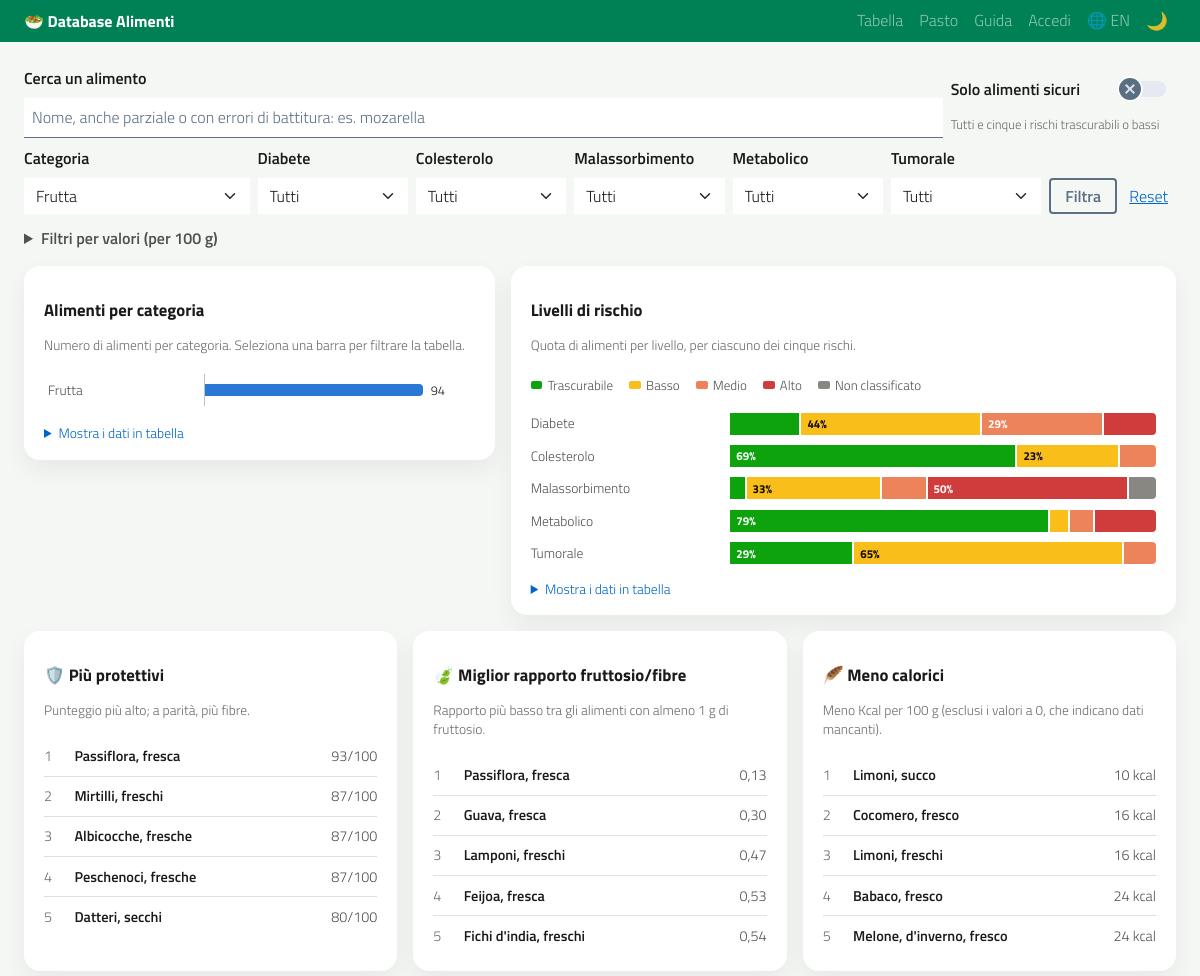
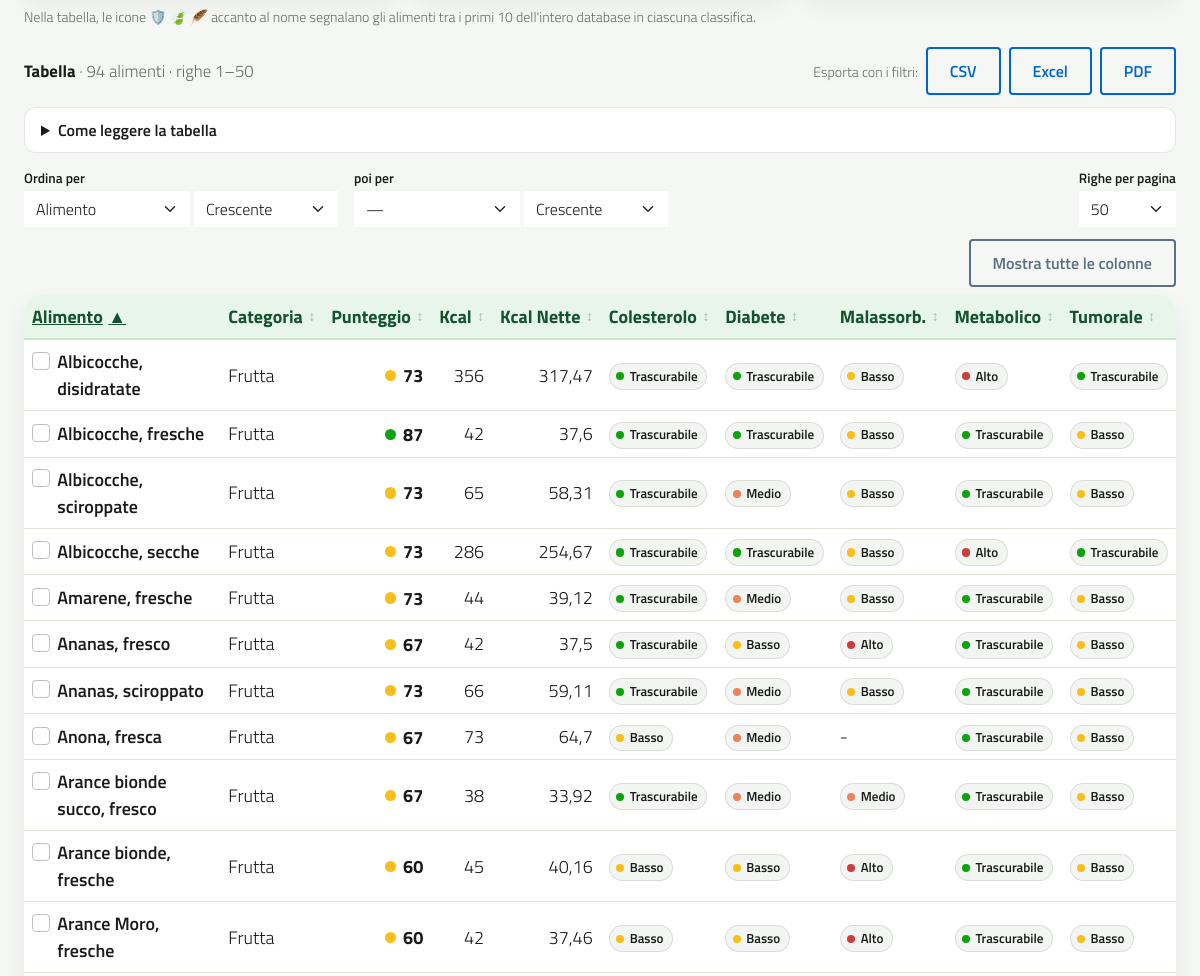
Before: /?categoria=Frutta (upper part) with the older database file (2 pictures, top to bottom).
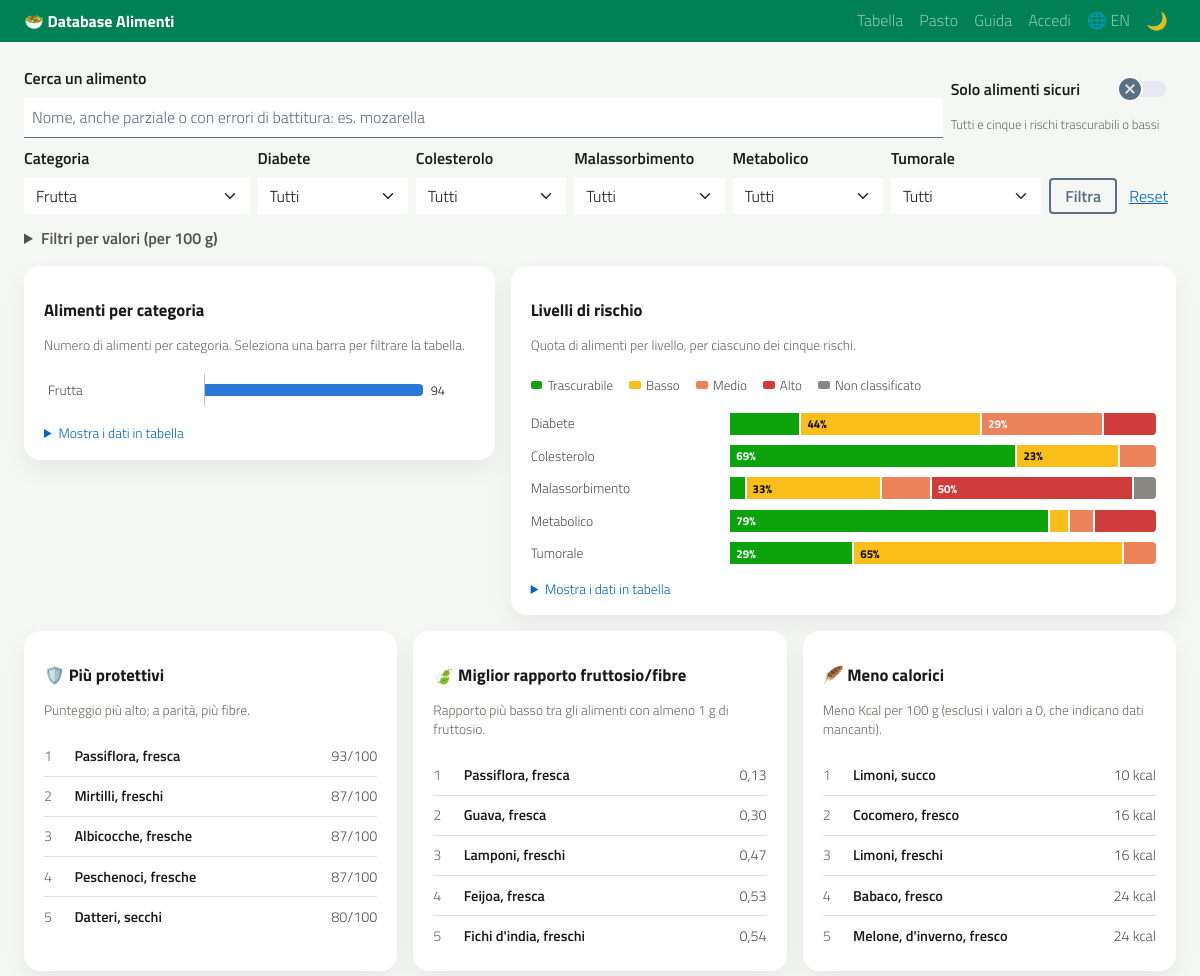
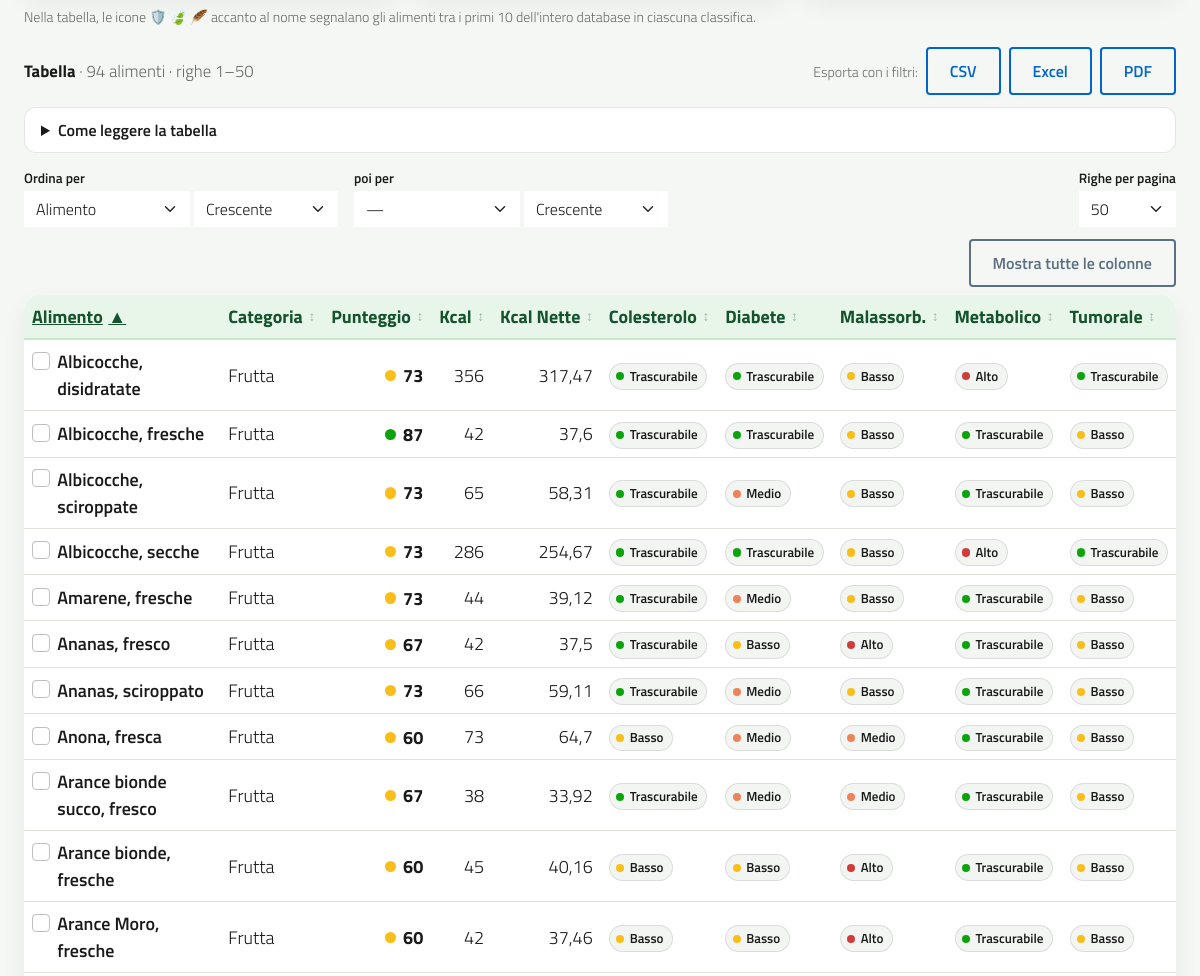
After: the same page with the newer database file (2 pictures, top to bottom).
### tables this page shows
CREATE TABLE alimenti (
            id INTEGER PRIMARY KEY AUTOINCREMENT,
            alimento TEXT NOT NULL,
            categoria TEXT,

            kcal REAL DEFAULT 0,
            tef_kcal REAL DEFAULT 0,
            tef_percent REAL DEFAULT 0,
            kcal_nette REAL DEFAULT 0,

            fruttosio REAL DEFAULT 0,
            fibre REAL DEFAULT 0,
            rapporto REAL DEFAULT 0,

            rischio_malassorbimento TEXT,
            rischio_metabolico TEXT,
            rischio_tumorale TEXT,

            aggiornato_il TEXT
        , proteine REAL DEFAULT 0, carboidrati REAL DEFAULT 0, grassi REAL DEFAULT 0, url_fonte TEXT, note TEXT, rischio_diabete TEXT, rischio_colesterolo TEXT, zuccheri REAL, grassi_saturi REAL, colesterolo REAL, vitamina_a REAL, vitamina_c REAL, vitamina_d REAL, vitamina_e REAL, vitamina_b12 REAL, folati REAL, calcio REAL, ferro REAL, magnesio REAL, potassio REAL, sodio REAL, zinco REAL, indice_glicemico REAL, nova INTEGER, fodmap_fruttani TEXT, fodmap_gos TEXT, fodmap_lattosio TEXT, fodmap_fruttosio TEXT, fodmap_polioli TEXT, fonte_nutrienti TEXT, fdc_id INTEGER, codice_crea TEXT, codice_barre TEXT, porzione REAL, glucosio REAL, lattosio REAL, alcol REAL, campi_usda TEXT, codice_cofid TEXT, campi_cofid TEXT, campi_ricetta TEXT, ingredienti TEXT);

### web/pagine.py (the view)
@bp.route("/")
def index() -> ResponseReturnValue:
    filtri, sort, direction = leggi_filtri()
    criteri = archivio.ordinamenti(sort.split(","), direction.split(","), bool(filtri["q"]))
    per_pagina = ricerca.leggi_per_pagina(request.args.get("per_pagina"))
    g.parametri_tabella = parametri_vista(filtri, sort, direction, per_pagina)
    if len(request.args.getlist("sort")) > 1 or len(request.args.getlist("dir")) > 1:
        return redirect(url_tabella(pagina=request.args.get("pagina")))
    alimenti = get_alimenti(filtri, sort, direction)
    filtri_attivi = any(filtri.values())
    tutti = get_alimenti() if filtri_attivi else alimenti
    medaglie = analisi.medaglie_per_alimento(tutti)
    paginazione = ricerca.pagina(len(alimenti), ricerca.leggi_pagina(request.args.get("pagina")), per_pagina)
    righe = alimenti[paginazione["inizio"]:paginazione["fine"]]
    for a in righe:
        a["medaglie"] = medaglie.get(a["id"], [])
        a["_rischi"] = "|".join(a.get(campo) or "" for campo in analisi.CAMPI_RISCHIO)
        a["_valori"] = "|".join(
            "" if a.get(campo) is None else repr(float(a[campo])) for campo in archivio.CAMPI_NUMERICI_ORDINABILI
        )
    distribuzione_rischi = analisi.distribuzione_rischi(alimenti)
    opzioni = archivio.get_filter_options()
    intervalli = {
        campo: (filtri[f"{campo}_min"], filtri[f"{campo}_max"])
        for campo in archivio.CAMPI_INTERVALLO
    }
    return render_template(
        "index.html",
        alimenti=righe,
        visualizzati=len(alimenti),
        paginazione=paginazione,
        filtri=filtri,
        filtri_attivi=filtri_attivi,
        intervalli=intervalli,
        intervalli_attivi=sum(1 for coppia in intervalli.values() for valore in coppia if valore),
        campi_intervallo=archivio.CAMPI_INTERVALLO,
        grafico_categorie=analisi.distribuzione_categorie(alimenti),
        grafico_rischi=distribuzione_rischi,
        legenda_rischi=analisi.legenda_rischi(distribuzione_rischi),
        classifiche=[
            (medaglia, analisi.classifica(alimenti, medaglia, 5))
            for medaglia in analisi.MEDAGLIE
        ],
        posti_medaglia=analisi.POSTI_MEDAGLIA,
        parametri_export={
            **{campo: valore for campo, valore in filtri.items() if valore},
            "sort": sort,
            "dir": direction,
        },
        parametri_tabella=g.parametri_tabella,
        vista_dispositivo={
            "parametri": urlencode({k: v for k, v in g.parametri_tabella.items() if k != "per_pagina"}),
            "rischi": analisi.CAMPI_RISCHIO,
            "valori": archivio.CAMPI_NUMERICI_ORDINABILI,
            "intervalli": list(archivio.CAMPI_INTERVALLO),
            "ordinabili": list(archivio.SORT_EXPRESSIONS),
            "ordinamenti_max": archivio.ORDINAMENTI_MAX,
        },
        criteri=criteri,
        colonne=ordine_colonne(criteri),
        opzioni_ordine=[
            (campo, etichetta)
            for campo, etichetta in ETICHETTE_ORDINE.items()
            if campo != archivio.PERTINENZA or filtri["q"]
        ],
        ordinamenti_max=archivio.ORDINAMENTI_MAX,
        per_pagina_opzioni=ricerca.PER_PAGINA,
        tutti_valore=ricerca.TUTTI,
        confronto_max=CONFRONTO_MAX,
        category_options=opzioni["categoria"],
        diabete_options=opzioni["rischio_diabete"],
        colesterolo_options=opzioni["rischio_colesterolo"],
        malassorbimento_options=opzioni["rischio_malassorbimento"],
        metabolic_options=opzioni["rischio_metabolico"],
        tumorale_options=opzioni["rischio_tumorale"],
    )

### analisi.py (called while the page is built)
def livello(valore: object) -> Livello | None:
    chiave = str(valore or "").strip().lower()
    chiave = SINONIMI.get(chiave, chiave)
    livello_trovato = _PER_CHIAVE.get(chiave)
    if livello_trovato is None and chiave:
        livello_trovato = _PER_CHIAVE.get(_nomi_tradotti().get(chiave, ""))
    return livello_trovato

def stato(valore: object) -> str:
    liv = livello(valore)
    return liv["stato"] if liv else NON_CLASSIFICATO["stato"]

def calcola_punteggio(*valori: object) -> int | None:
    punti = [liv["punti"] for liv in map(livello, valori) if liv]
    if not punti:
        return None
    media = sum(punti) / len(punti)
    return round(100 * (1 - media / PUNTI_MAX))

def livello_punteggio(punteggio: float | None) -> Livello:
    if punteggio is None:
        return NON_CLASSIFICATO
    media = PUNTI_MAX * (1 - punteggio / 100)
    indice = min(int(math.floor(media + 0.5)), len(LIVELLI) - 1)
    return LIVELLI[indice]

def _rapporto_ff(a: Alimento) -> float | None:
    fibre = a.get("fibre") or 0
    return (a.get("fruttosio") or 0) / fibre if fibre > 0 else None

def _quota(n: float, totale: float) -> float:
    return n / totale * 100 if totale else 0.0

### templates/index.html (shortened to what the changed rows need)
{% extends "base.html" %}
{% block content %}
{% macro th_sortable(field, label, class='') %}
    {% set col = colonne[field] %}
    <th class="{{ class }}"{% if col.posizione == 1 %} aria-sort="{{ 'ascending' if col.direzione == 'asc' else 'descending' }}"{% endif %}>
        <a
            href="{{ col.url }}"
            data-url-aggiungi="{{ col.url_aggiungi }}"
            class="sort-link {{ 'sort-active' if col.posizione else '' }}"
        >
            {{ label }}
            {% if col.posizione %}
                <span>{{ '▲' if col.direzione == 'asc' else '▼' }}{% if criteri|length > 1 %}<sup class="sort-ordine">{{ col.posizione }}</sup>{% endif %}</span>
            {% else %}
                <span class="sort-idle">↕</span>
            {% endif %}
        </a>
    </th>
{% endmacro %}
{% macro risk_badge(value, tradotti={}) -%}
    {%- if value -%}
        <span class="badge-risk stato-{{ stato_rischio(value) }}">{{ tradotti.get(value) or value|traduci }}</span>
    {%- else -%}
        -
    {%- endif -%}
{%- endmacro %}
    {% set attivi = [] %}
    {% if filtri.q %}{% set _a = attivi.append((_('Ricerca: «%(testo)s»', testo=filtri.q), url_tabella(q=none))) %}{% endif %}
    {% if filtri.sicuri %}{% set _a = attivi.append((_('Solo alimenti sicuri'), url_tabella(sicuri=none))) %}{% endif %}
    {% for campo, etichetta in campi_intervallo.items() %}
        {% set da, a = intervalli[campo] %}
        {% if da or a %}
            {% set nome_campo = etichetta|traduci %}
            {% if da and a %}
                {% set testo = _('%(campo)s da %(da)s a %(a)s', campo=nome_campo, da=da|float|numero, a=a|float|numero) %}
            {% elif da %}
                {% set testo = _('%(campo)s da %(da)s', campo=nome_campo, da=da|float|numero) %}
            {% else %}
                {% set testo = _('%(campo)s fino a %(a)s', campo=nome_campo, a=a|float|numero) %}
            {% endif %}
            {% set _a = attivi.append((testo, url_tabella(**{campo ~ '_min': none, campo ~ '_max': none}))) %}
        {% endif %}
    {% endfor %}
{% if alimenti %}
<div class="row g-3 mb-3 align-items-start solo-online">
    <div class="col-lg-5">
        <section class="card grafico-card" aria-labelledby="titolo-categorie">
            <div class="card-body">
                <h2 class="grafico-titolo" id="titolo-categorie">{{ _('Alimenti per categoria') }}</h2>
            </div>
        </section>
    </div>
    <div class="col-lg-7">
        <section class="card grafico-card" aria-labelledby="titolo-rischi">
            <div class="card-body">
                <h2 class="grafico-titolo" id="titolo-rischi">{{ _('Livelli di rischio') }}</h2>
                <div class="impilate">
                    {% for r in grafico_rischi %}
                        {% set nome_rischio = r.etichetta|traduci %}
                        <div class="impilata-riga">
                            <span class="impilata-etichetta">{{ nome_rischio }}</span>
                            <div class="impilata">
                                {% for s in r.segmenti %}
                                    {% set nome_livello = s.etichetta|traduci %}
                                    {% set quanti = ngettext('%(num)d alimento', '%(num)d alimenti', s.n) %}
                                    <span
                                        class="segmento stato-{{ s.stato }}"
                                        style="--n: {{ s.n }}"
                                        tabindex="0"
                                        role="img"
                                        aria-label="{{ nome_rischio }}, {{ nome_livello }}: {{ quanti }}, {{ s.quota|percentuale }}"
                                        data-tooltip="{{ nome_rischio }} · {{ nome_livello }}"
                                        data-tooltip-stato="{{ s.stato }}"
                                        data-tooltip-valore="{{ quanti }} · {{ s.quota|percentuale }}"
                                    >{% if s.quota >= 18 %}{{ s.quota|percentuale(0) }}{% endif %}</span>
                                {% endfor %}
                            </div>
                        </div>
                    {% endfor %}
                </div>
            </div>
        </section>
    </div>
</div>
<div class="row g-3 mb-2 solo-online">
    {% for medaglia, voci in classifiche %}
        <div class="col-md-4">
            <section class="card grafico-card h-100" aria-labelledby="classifica-{{ medaglia.chiave }}">
                <div class="card-body">
                    <h2 class="grafico-titolo" id="classifica-{{ medaglia.chiave }}">
                        <span aria-hidden="true">{{ medaglia.icona }}</span> {{ medaglia.titolo|traduci }}
                    </h2>
                </div>
            </section>
        </div>
    {% endfor %}
</div>
{% endif %}
<div class="barra-export">
    <h2 class="grafico-titolo mb-0" id="titolo-tabella">
        {{ _('Tabella') }} <span class="text-muted fw-normal">· {{ ngettext('%(num)d alimento', '%(num)d alimenti', visualizzati) }}{% if paginazione.pagine > 1 %} · {{ _('righe %(da)d–%(a)d', da=paginazione.inizio + 1, a=paginazione.fine) }}{% endif %}</span>
    </h2>
</div>
                {% set significati = {
                    'trascurabile': _('nessun fattore rilevante'),
                    'basso': _('un fattore lieve'),
                    'medio': _('con moderazione'),
                    'alto': _('da limitare'),
                } %}
{% set T = {
    'kcal': _('Kcal'), 'tef_kcal': _('TEF (Kcal)'), 'tef_percent': _('TEF (%%)'),
    'kcal_nette': _('Kcal nette'), 'fruttosio': _('Fruttosio (g)'), 'fibre': _('Fibre (g)'),
    'rapporto': _('Rapporto F/F'), 'colesterolo': _('Colesterolo'), 'diabete': _('Diabete'),
    'malassorbimento': _('Malassorbimento'), 'metabolico': _('Metabolico'), 'tumorale': _('Tumorale'),
    'modifica': _('Modifica'), 'elimina': _('Elimina'), 'elimina_alimento': _('Elimina alimento'),
    'confronta': _('Seleziona per il confronto:'),
} %}
{% set LIVELLI_TRADOTTI = {} %}
{% set TITOLI_LIVELLO = {} %}
{% for liv in LIVELLI_RISCHIO %}
    {% set _aggiunto = LIVELLI_TRADOTTI.update({liv.etichetta: liv.etichetta|traduci}) %}
    {% set _aggiunto = TITOLI_LIVELLO.update({liv.etichetta: _('Livello medio: %(livello)s', livello=liv.etichetta|traduci)}) %}
{% endfor %}
{% set CATEGORIE_TRADOTTE = {} %}
<div class="card table-card">
    <div class="table-responsive">
        <table class="table table-hover align-middle mb-0 tabella-alimenti" aria-labelledby="titolo-tabella" data-vista='{{ vista_dispositivo|tojson }}'>
            <thead>
                <tr>
                    {{ th_sortable('alimento', _('Alimento')) }}
                    {{ th_sortable('categoria', _('Categoria')) }}
                    {{ th_sortable('punteggio', _('Punteggio'), 'text-end') }}
                    {{ th_sortable('kcal', _('Kcal'), 'text-end') }}
                    {{ th_sortable('kcal_nette', _('Kcal Nette'), 'text-end') }}
                    {{ th_sortable('rischio_colesterolo', _('Colesterolo')) }}
                    {{ th_sortable('rischio_diabete', _('Diabete')) }}
                    {{ th_sortable('rischio_malassorbimento', _('Malassorb.')) }}
                    {{ th_sortable('rischio_metabolico', _('Metabolico')) }}
                    {{ th_sortable('rischio_tumorale', _('Tumorale')) }}
                </tr>
            </thead>
            <tbody>
                {%- for a in alimenti %}
                    {%- if a.categoria and a.categoria not in CATEGORIE_TRADOTTE %}
                        {%- set _aggiunta = CATEGORIE_TRADOTTE.update({a.categoria: a.categoria|traduci}) %}
                    {%- endif %}
                    <tr data-id="{{ a.id }}" data-c="{{ a.categoria or '' }}" data-r="{{ a._rischi }}" data-v="{{ a._valori }}">
                        <td class="col-nome">
                            <div class="nome-cella">
                            <input type="checkbox" class="form-check-input seleziona-confronto" name="id" value="{{ a.id }}"
                                   form="form-confronto" aria-label="{{ T.confronta }} {{ a.alimento }}">
                            <div>
                            <a class="nome-alimento" href="{{ url_for('pagine.scheda', alimento_id=a.id) }}">{{ a.alimento }}</a>
                            </div>
                            </div>
                        </td>
                        <td class="col-categoria">{{ CATEGORIE_TRADOTTE.get(a.categoria) or '-' }}</td>
                        <td class="text-end col-punteggio">
                            {%- if a.punteggio is not none %}
                                {%- set liv = livello_punteggio(a.punteggio) %}
                                <span class="punteggio stato-{{ liv.stato }}" title="{{ TITOLI_LIVELLO[liv.etichetta] }}">{{ a.punteggio }}</span>
                            {%- else %}-{% endif -%}
                        </td>
                        <td class="text-end col-valore col-kcal">{{ (a.kcal or 0)|numero }}</td>
                        <td class="text-end col-valore col-kcal_nette">{{ (a.kcal_nette or 0)|numero }}</td>
                        <td class="col-rischio col-colesterolo">{{ risk_badge(a.rischio_colesterolo, LIVELLI_TRADOTTI) }}</td>
                        <td class="col-rischio col-diabete">{{ risk_badge(a.rischio_diabete, LIVELLI_TRADOTTI) }}</td>
                        <td class="col-rischio col-malassorbimento">{{ risk_badge(a.rischio_malassorbimento, LIVELLI_TRADOTTI) }}</td>
                        <td class="col-rischio col-metabolico">{{ risk_badge(a.rischio_metabolico, LIVELLI_TRADOTTI) }}</td>
                        <td class="col-rischio col-tumorale">{{ risk_badge(a.rischio_tumorale, LIVELLI_TRADOTTI) }}</td>
                    </tr>
                {%- endfor %}
            </tbody>
        </table>
    </div>
</div>
{% endblock %}

Changed rows visible on the page:
changed alimenti "Anona, fresca": punteggio "67" → "60"; rischio_colesterolo "Basso Medio Trascurabile Basso" → "Basso Medio Medio Trascurabile Basso"; no longer shows "-"
Other visible differences:
{{ s.n }}: 9 → 10 (drawn)
{{ s.n }}: 5 → 4 (drawn)
